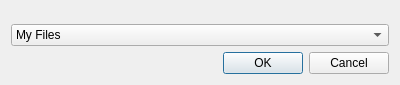
<?xml version="1.0" encoding="UTF-8"?>
<ui version="4.0">
    <class>NewViewDialog</class>
    <widget class="QDialog" name="NewViewDialog">
        <property name="geometry">
            <rect>
                <x>0</x>
                <y>0</y>
                <width>400</width>
                <height>85</height>
            </rect>
        </property>
        <property name="windowTitle">
            <string>Dialog</string>
        </property>
        <layout class="QVBoxLayout" name="verticalLayout">
            <item>
                <spacer name="verticalSpacer">
                    <property name="orientation">
                        <enum>Qt::Vertical</enum>
                    </property>
                    <property name="sizeHint" stdset="0">
                        <size>
                            <width>20</width>
                            <height>40</height>
                        </size>
                    </property>
                </spacer>
            </item>
            <item>
                <widget class="QComboBox" name="comboBox">
                    <item>
                        <property name="text">
                            <string>My Files</string>
                        </property>
                    </item>
                </widget>
            </item>
            <item>
                <widget class="QDialogButtonBox" name="buttonBox">
                    <property name="orientation">
                        <enum>Qt::Horizontal</enum>
                    </property>
                    <property name="standardButtons">
                        <set>QDialogButtonBox::Cancel|QDialogButtonBox::Ok</set>
                    </property>
                </widget>
            </item>
        </layout>
    </widget>
    <resources/>
    <connections>
        <connection>
            <sender>buttonBox</sender>
            <signal>accepted()</signal>
            <receiver>Dialog</receiver>
            <slot>accept()</slot>
            <hints>
                <hint type="sourcelabel">
                    <x>248</x>
                    <y>254</y>
                </hint>
                <hint type="destinationlabel">
                    <x>157</x>
                    <y>274</y>
                </hint>
            </hints>
        </connection>
        <connection>
            <sender>buttonBox</sender>
            <signal>rejected()</signal>
            <receiver>Dialog</receiver>
            <slot>reject()</slot>
            <hints>
                <hint type="sourcelabel">
                    <x>316</x>
                    <y>260</y>
                </hint>
                <hint type="destinationlabel">
                    <x>286</x>
                    <y>274</y>
                </hint>
            </hints>
        </connection>
    </connections>
</ui>
